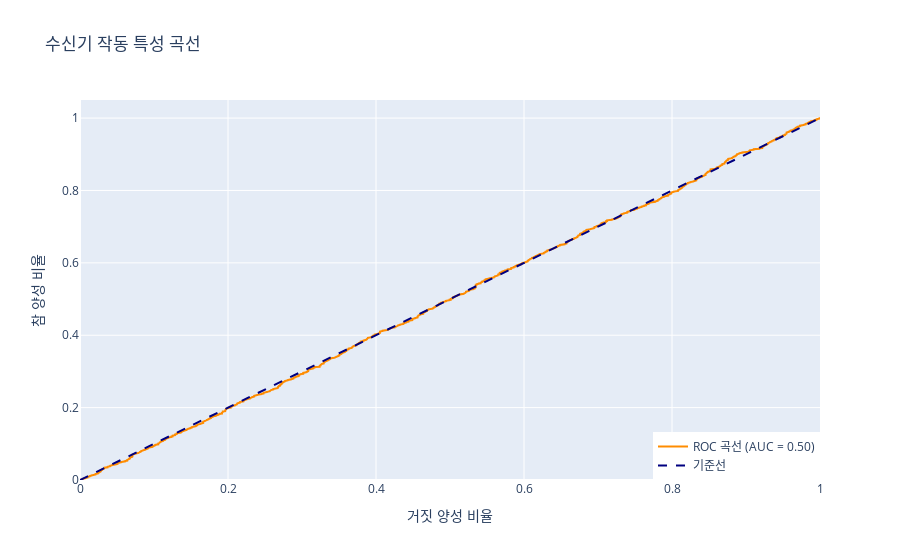

The code cell stored with this chart in its notebook:
### Code cell
# ROC 곡선 및 AUC 계산
from sklearn.metrics import roc_curve, auc

fpr, tpr, _ = roc_curve(true_labels, real_time_predictions.iloc[:, 0])
roc_auc = auc(fpr, tpr)

fig = make_subplots(rows=1, cols=1)

fig.add_trace(
    go.Scatter(x=fpr, y=tpr, mode='lines', name=f'ROC 곡선 (AUC = {roc_auc:.2f})',
               line=dict(color='darkorange', width=2))
)

fig.add_trace(
    go.Scatter(x=[0, 1], y=[0, 1], mode='lines', name='기준선',
               line=dict(color='navy', width=2, dash='dash'))
)

fig.update_layout(
    title='ROC 곡선',
    xaxis_title='거짓 양성 비율',
    yaxis_title='참 양성 비율',
    xaxis=dict(range=[0, 1]),
    yaxis=dict(range=[0, 1.05]),
    legend=dict(x=1, y=0, xanchor='right', yanchor='bottom')
)

fig.show()

### Figure 1 — Plotly figure (JSON) as saved in the notebook; plotly's stock layout.template omitted (floating-point values rounded to 4 significant figures; data arrays with more than 128 entries replaced by an {"elided": "..."} marker saying what was removed)
{"data": [{"line": {"color": "darkorange", "width": 2}, "mode": "lines", "name": "ROC 곡선 (AUC = 0.50)", "type": "scatter", "x": {"elided": "2488 float values"}, "y": {"elided": "2488 float values"}}, {"line": {"color": "navy", "dash": "dash", "width": 2}, "mode": "lines", "name": "기준선", "type": "scatter", "x": [0, 1], "y": [0, 1]}], "layout": {"legend": {"x": 1, "xanchor": "right", "y": 0, "yanchor": "bottom"}, "title": {"text": "수신기 작동 특성 곡선"}, "xaxis": {"anchor": "y", "domain": [0, 1], "range": [0, 1], "title": {"text": "거짓 양성 비율"}}, "yaxis": {"anchor": "x", "domain": [0, 1], "range": [0, 1.05], "title": {"text": "참 양성 비율"}}}}
